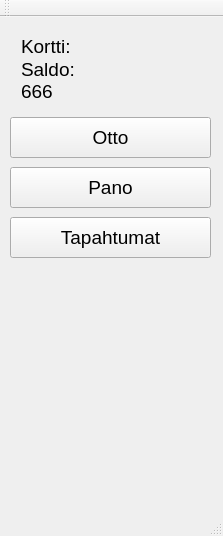
<?xml version="1.0" encoding="UTF-8"?>
<ui version="4.0">
 <class>MainWindow</class>
 <widget class="QMainWindow" name="MainWindow">
  <property name="geometry">
   <rect>
    <x>0</x>
    <y>0</y>
    <width>223</width>
    <height>536</height>
   </rect>
  </property>
  <property name="windowTitle">
   <string>Bank ATM</string>
  </property>
  <widget class="QWidget" name="centralWidget">
   <widget class="QPushButton" name="btbWithdraw">
    <property name="geometry">
     <rect>
      <x>10</x>
      <y>100</y>
      <width>201</width>
      <height>41</height>
     </rect>
    </property>
    <property name="font">
     <font>
      <pointsize>14</pointsize>
     </font>
    </property>
    <property name="text">
     <string>Otto</string>
    </property>
   </widget>
   <widget class="QPushButton" name="btnDeposit">
    <property name="geometry">
     <rect>
      <x>10</x>
      <y>150</y>
      <width>201</width>
      <height>41</height>
     </rect>
    </property>
    <property name="font">
     <font>
      <pointsize>14</pointsize>
     </font>
    </property>
    <property name="text">
     <string>Pano</string>
    </property>
   </widget>
   <widget class="QPushButton" name="btnTransaction">
    <property name="geometry">
     <rect>
      <x>10</x>
      <y>200</y>
      <width>201</width>
      <height>41</height>
     </rect>
    </property>
    <property name="font">
     <font>
      <pointsize>14</pointsize>
     </font>
    </property>
    <property name="text">
     <string>Tapahtumat</string>
    </property>
   </widget>
   <widget class="QWidget" name="">
    <property name="geometry">
     <rect>
      <x>10</x>
      <y>10</y>
      <width>201</width>
      <height>83</height>
     </rect>
    </property>
    <layout class="QVBoxLayout" name="verticalLayout">
     <item>
      <widget class="QLabel" name="lblCustomer">
       <property name="font">
        <font>
         <pointsize>14</pointsize>
        </font>
       </property>
       <property name="text">
        <string>Kortti:</string>
       </property>
      </widget>
     </item>
     <item>
      <widget class="QLabel" name="label_2">
       <property name="font">
        <font>
         <pointsize>14</pointsize>
        </font>
       </property>
       <property name="text">
        <string>Saldo:</string>
       </property>
      </widget>
     </item>
     <item>
      <widget class="QLabel" name="lblSaldo">
       <property name="font">
        <font>
         <pointsize>14</pointsize>
        </font>
       </property>
       <property name="text">
        <string>666</string>
       </property>
      </widget>
     </item>
    </layout>
   </widget>
  </widget>
  <widget class="QMenuBar" name="menuBar">
   <property name="geometry">
    <rect>
     <x>0</x>
     <y>0</y>
     <width>223</width>
     <height>21</height>
    </rect>
   </property>
  </widget>
  <widget class="QToolBar" name="mainToolBar">
   <attribute name="toolBarArea">
    <enum>TopToolBarArea</enum>
   </attribute>
   <attribute name="toolBarBreak">
    <bool>false</bool>
   </attribute>
  </widget>
  <widget class="QStatusBar" name="statusBar"/>
 </widget>
 <layoutdefault spacing="6" margin="11"/>
 <resources/>
 <connections/>
</ui>
